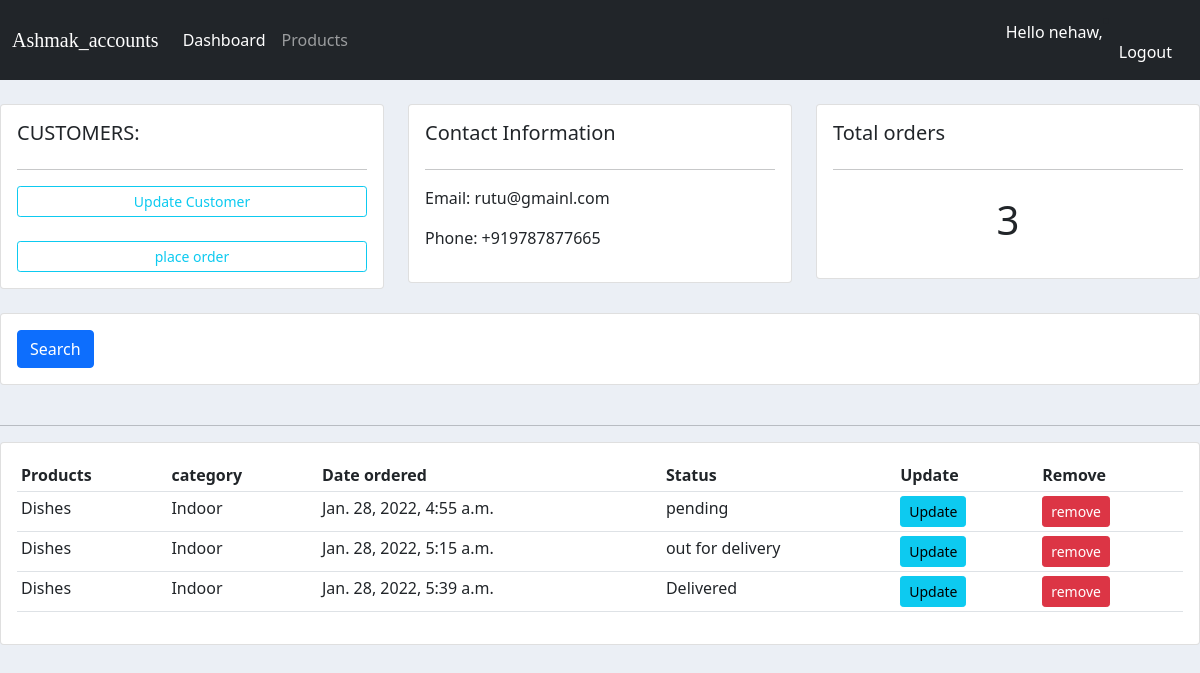
/customers2 (signed in), run on the app's committed database.
### accounts/models.py (models this page shows, shortened)
class Customer(models.Model):
    name=models.CharField(max_length=200,null=True)
    phone=models.CharField(max_length=200,null=True)
    email=models.CharField(max_length=200,null=True)
    date_created=models.DateTimeField(auto_now_add=True,null=True)

class Order(models.Model):
    Customer = models.ForeignKey(Customer, null=True, on_delete=models.SET_NULL)
    product=models.ForeignKey(product,null=True,on_delete=models.SET_NULL)
    status=(
        ('pending','pending'),
        ('out for delivery','out for delivery'),
        ('Delivered','Delivered')
    )
    date_created=models.DateTimeField(auto_now_add=True,null=True)
    status=models.CharField(max_length=200,null=True,choices=status)

class product(models.Model):
    Category=(
        ('Indoor','Indoor'),
        ('Outdoor','Outdoor')
    )
    name=models.CharField(max_length=200,null=True)
    Price=models.FloatField(null=True)
    Category=models.CharField(max_length=200,null=True,choices=Category)
    Discription=models.CharField(max_length=200,null=True,blank=True)
    date_created=models.DateTimeField(auto_now_add=True,null=True)
    Tag=models.ManyToManyField(Tag)
    img=models.ImageField(null=True,blank=True)
    def __str__(self):
        return self.name

### accounts/views.py (the view)
# urls.py: path('customers<str:pk>',views.customer ,name="customers"),
def customer(request,pk):
    customer=Customer.objects.get(id=pk)
    orders=customer.order_set.all()
    total_orders=orders.count()
    context={'customer':customer,'orders':orders,'total_orders':total_orders,}
    return render(request,'accounts/customer.html',context)

### accounts/templates/accounts/customer.html (shortened to what this page needs)
{% extends 'accounts/main.html' %}
{% block body %}
<br>
  <div class="row">
    <div class="col-md">
        <div class="card card-body">
        <h5>CUSTOMERS:</h5>
        <hr>
        <a class="btn btn-outline-info btn-sm btn-block" href="{% url 'update_customer' customer.id %}"> Update Customer
            </a>
            <br>
                <a class="btn btn-outline-info btn-sm btn-block" href="{% url 'create_order' customer.id %}"> place order
            </a>
        </div>
    </div>
  <div class="col-md">
      <div class="card card-body">
          <h5>Contact Information</h5>
        <hr>
        <p> Email:  {{customer.email}}</p>
        <p> Phone:  {{customer.phone}}</p>
      </div>
  </div>
  <div class="col-md">
      <div class="card card-body">
          <h5 >Total orders</h5>
        <hr>
          <h1 style="text-align:center ;padding:10px">{{total_orders}}</h1>
      </div>
  </div>
</div>
<br>
<div class="row">
    <div class="col">
        <div class="card card-body">
            <form method="get">
                <button class="btn btn-primary" type="submit">Search</button>
            </form>
        </div>
    </div>
</div>
<br>
  <div class="row">
    <div class="col-md">
        <hr>
        <div class="card card-body">
            <table class="table table-sm">
                <tr>
                    <th>Products</th>
                    <th>category</th>
                    <th>Date ordered</th>
                    <th>Status</th>
                    <th>Update</th>
                    <th>Remove</th>
                </tr>
                {% for order in orders%}
                <tr>
                    <td>{{order.product}}</td>
                    <td>{{order.product.Category}}</td>
                    <td>{{order.date_created}}</td>
                    <td>{{order.status}}</td>
                    <td><a class= "btn btn-sm btn-info"  href="{% url 'update_order' order.id %}">Update</a> </td>
                    <td><a class= "btn btn-sm btn-danger"  href="{% url 'delete_order' order.id %}">remove</a> </td>
                </tr>
                {% endfor %}
            </table>
        </div>
    </div>
  </div>
{% endblock body %}

### accounts/templates/accounts/navbar.html (shortened to what this page needs)
{% load static %}
<nav class="navbar navbar-expand-lg navbar-dark bg-dark">
  <div class="container-fluid">
     <a style="font-family:Old English Text MT; font-weight:italic; " class="navbar-brand" href="">Ashmak_accounts</a>
    <div class="collapse navbar-collapse" id="navbarNav">
      <ul class="navbar-nav">
        <li class="nav-item">
          <a class="nav-link active" aria-current="page" href="{% url 'home'%}">Dashboard</a>
        </li>
        <li class="nav-item">
          <a class="nav-link" href="{% url 'products'%}">Products</a>
        </li>
      </ul>
    </div>
       <p style="color:white"> Hello {{user}},</p>
        <li class="nav-item">
          <a style="color:white;" class="nav-link " href="{% url 'login'%}">Logout</a>
        </li>
  </div>
</nav>

### accounts/static/css/main.css (style rules this page uses)
body { background-color: #ebeff5; }

### accounts/templates/accounts/main.html (style rules this page uses)
body { background-color: #ebeff5; }

### data on the page
Customer: email "rutu@gmainl.com", phone "+919787877665"
Order: product "Dishes", product.Category "Indoor", date_created "Jan. 28, 2022, 4:55 a.m.", status "pending"
Order: product "Dishes", product.Category "Indoor", date_created "Jan. 28, 2022, 5:15 a.m.", status "out for delivery"
Order: product "Dishes", product.Category "Indoor", date_created "Jan. 28, 2022, 5:39 a.m.", status "Delivered"

### other printed values
{{ user }} "nehaw"
{{ total_orders }} "3"
